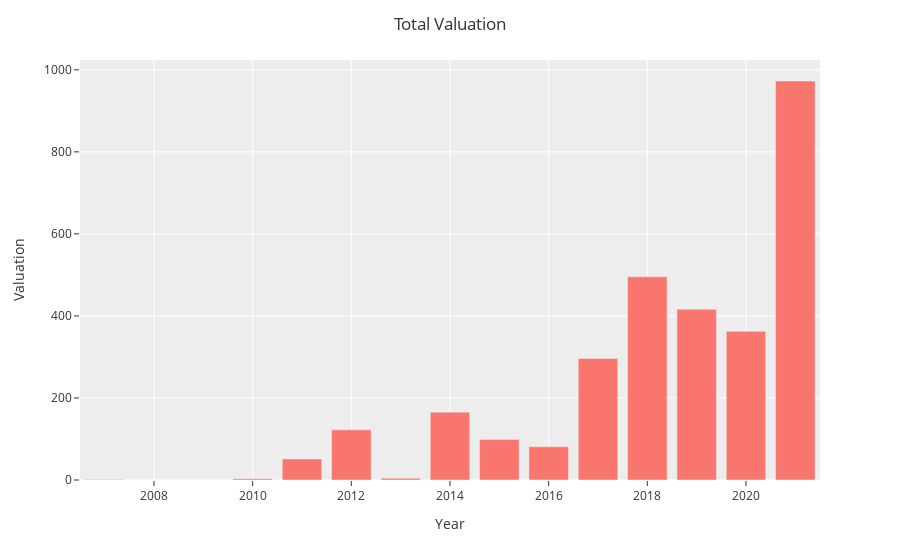

Write notebook code for a chart like this one.
### Code cell
fig0 = px.bar(df_year_total, x="Year", y="Valuation")
fig0.update_layout(xaxis_title='Year',yaxis_title='Valuation',title='Total Valuation')
fig0.show()

### Figure 1 — Plotly figure (JSON) as saved in the notebook; plotly's stock layout.template omitted (floating-point values rounded to 4 significant figures)
{"data": [{"alignmentgroup": "True", "hovertemplate": "Year=%{x}<br>Valuation=%{y}<extra></extra>", "legendgroup": "", "marker": {"color": "#F8766D", "pattern": {"shape": ""}}, "name": "", "offsetgroup": "", "orientation": "v", "showlegend": false, "textposition": "auto", "type": "bar", "x": [2007, 2010, 2011, 2012, 2013, 2014, 2015, 2016, 2017, 2018, 2019, 2020, 2021], "xaxis": "x", "y": [1.38, 3, 51.3, 122.3, 4.3, 165.4, 98.55, 81.04, 296.1, 495.5, 416.1, 362.5, 972.7], "yaxis": "y"}], "layout": {"barmode": "relative", "legend": {"tracegroupgap": 0}, "margin": {"t": 60}, "title": {"text": "Total Valuation"}, "xaxis": {"anchor": "y", "domain": [0, 1], "title": {"text": "Year"}}, "yaxis": {"anchor": "x", "domain": [0, 1], "title": {"text": "Valuation"}}}}
